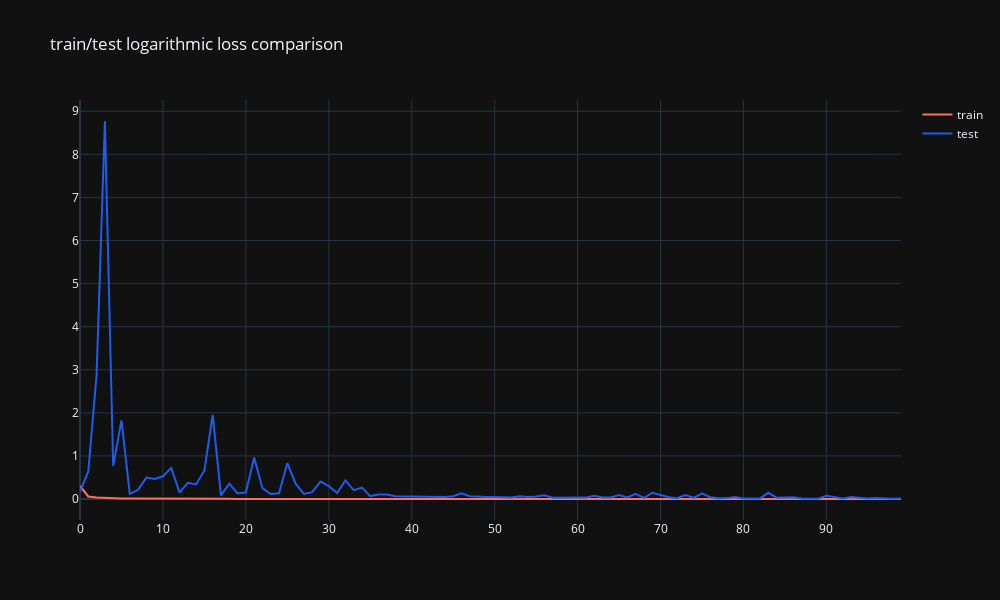

The code cell stored with this chart in its notebook:
### Code cell
trace_0 = go.Scatter(y=history.history['loss'],
                     name='train',
                     mode='lines',
                     marker= {'color':'#FF6F61','opacity':0.9})

trace_1 = go.Scatter(y=history.history['val_loss'],
                     name='test',
                     mode='lines',
                     marker= {'color':'#1d5dec','opacity':0.9})

data = [trace_0,trace_1]

layout = go.Layout(title="train/test logarithmic loss comparison",
                  template='plotly_dark',
                   height=600,
                   width=1000)

fig = go.Figure(data,layout=layout)
fig.show()
